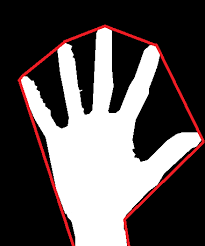
#> input picture hand_convex.png, 205 x 246 px, given in place of the camera
$ python finger_count.py
#> lines starting #> are read from the running program, lines starting #| are printed output that depends on the picture
import cv2
import numpy as np
import math

# Global variables
background = None
accumulated_weight = 0.5
roi_top, roi_bottom = 100, 400  # Larger ROI for better hand detection
roi_left, roi_right = 200, 500
calibration_frames = 120  # More frames for better background calibration

def calc_accum_avg(frame, accumulated_weight):
    global background
    if background is None:
        background = frame.copy().astype("float")
        return
    cv2.accumulateWeighted(frame, background, accumulated_weight)

# [88 lines left out: functions segment, count_fingers, not called in this run]

def main():
    global background

    cam = cv2.VideoCapture(0)
    num_frames = 0

    # Create windows
    cv2.namedWindow("Finger Counter", cv2.WINDOW_NORMAL)
    cv2.namedWindow("Thresholded", cv2.WINDOW_NORMAL)

    while True:
        ret, frame = cam.read()
#> frame is the input picture: shape (246, 205, 3); mean B, G, R 83, 82.7, 89.7
        if not ret:
            break

        frame = cv2.flip(frame, 1)
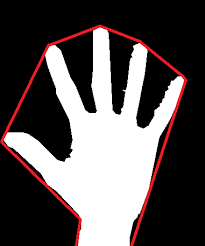
#> frame: shape (246, 205, 3); mean B, G, R 83, 82.7, 89.7
        frame_copy = frame.copy()

        roi = frame[roi_top:roi_bottom, roi_left:roi_right]
        gray = cv2.cvtColor(roi, cv2.COLOR_BGR2GRAY)
#> gray = 146 rows, first 6: [0, 0, 0, 0, 0], [0, 0, 0, 0, 0], [0, 0, 0, 0, 0], [0, 0, 0, 0, 0], [0, 0, 0, 0, 0], [0, 0, 0, 0, 0]
        gray = cv2.GaussianBlur(gray, (11, 11), 0)  # Increased blur for better background subtraction

        if num_frames < calibration_frames:
            calc_accum_avg(gray, accumulated_weight)
#> in calc_accum_avg, `background = frame.copy().astype("float")`: background has the same summary as gray in main
            progress = int((num_frames/calibration_frames)*100)
            cv2.putText(frame_copy, f"Calibrating... {progress}%", (50, 50),
                      cv2.FONT_HERSHEY_SIMPLEX, 1, (0,0,255), 2)
            cv2.putText(frame_copy, "Keep hand out of frame", (50, 100),
                      cv2.FONT_HERSHEY_SIMPLEX, 0.8, (0,0,255), 2)
        else:
            hand = segment(gray)

            if hand is not None:
                thresholded, hand_segment = hand

                # Draw contours and convex hull
                cv2.drawContours(frame_copy, [hand_segment + (roi_left, roi_top)], -1, (255, 0, 0), 2)
                hull = cv2.convexHull(hand_segment)
                cv2.drawContours(frame_copy, [hull + (roi_left, roi_top)], -1, (0, 255, 0), 2)

                fingers = count_fingers(thresholded, hand_segment)

                # Display finger count with confidence indicator
                cv2.putText(frame_copy, f"Fingers: {fingers}", (50, 50),
                          cv2.FONT_HERSHEY_SIMPLEX, 1.5, (0, 0, 255), 3)

                # Show thresholded image
                cv2.imshow("Thresholded", thresholded)

        cv2.rectangle(frame_copy, (roi_left, roi_top), (roi_right, roi_bottom), (0, 0, 255), 3)
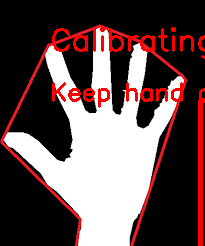
#> frame_copy: shape (246, 205, 3); mean B, G, R 79.3, 79.1, 100
        num_frames += 1
        cv2.imshow("Finger Counter", frame_copy)

        key = cv2.waitKey(1) & 0xFF
#> (key Esc is pressed here)
        if key == 27:
            break

    cam.release()
    cv2.destroyAllWindows()

if __name__ == "__main__":
    main()
